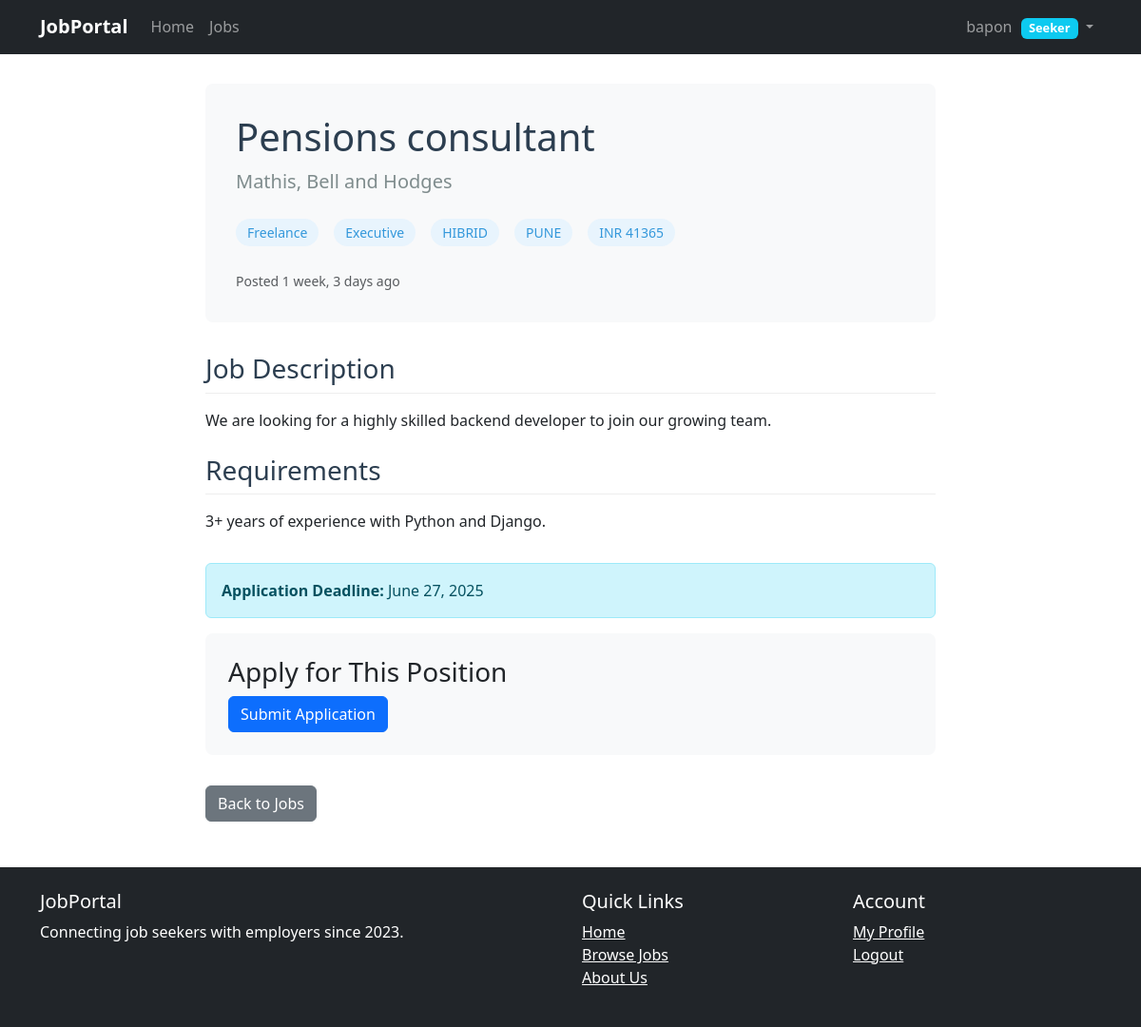
Page /jobs/pensions-consultant/ (signed in) on the committed database.
### profiles/models.py (models this page shows)
class Profile(models.Model):
    class Role(models.TextChoices):
        poster='POSTER',_('Poster')
        seeker='SEEKER',_('Seeker')
    user=models.OneToOneField(User,on_delete=models.CASCADE,related_name='Profile')
    role=models.CharField(choices=Role.choices,default=Role.seeker)

### jobs/models.py (models this page shows, shortened)
class Job(models.Model):
    class ExperienceLevel(models.TextChoices):
        ENTRY = 'ENTRY', _('Entry Level')
        MID = 'MID', _('Mid Level')
        SENIOR = 'SENIOR', _('Senior Level')
        LEAD = 'LEAD', _('Lead')
        EXECUTIVE = 'EXEC', _('Executive')
    class Mode(models.TextChoices):
        REMOTE = 'REMOTE', _('Remote')
        HIBRID = 'HIBRID', _('Hibrid')
        WORK_FROM_OFFICE = 'WORK FROM OFFICE', _('Work From Office')
    company_name=models.CharField(max_length=150,default='MicroSoft')
    poster = models.ForeignKey(User, on_delete=models.CASCADE, related_name='posted_jobs')
    title = models.CharField(max_length=200)
    slug=AutoSlugField(populate_from="title",unique=True)
    description = models.TextField()
    requirements = models.TextField()
    location = models.CharField(max_length=100,choices=Location.choices,default=Location.BENGALURU)
    salary = models.DecimalField(max_digits=10, decimal_places=2, null=True, blank=True)
    salary_currency = models.CharField(max_length=3, default='INR')
    category = models.CharField(max_length=100,choices=JobCategory.choices,default=JobCategory.SOFTWARE_ENGINEERING)
    job_type = models.CharField(max_length=100,choices=JobType.choices,default=JobType.FULL_TIME)
    experience_level = models.CharField(
        max_length=30,
        choices=ExperienceLevel.choices,
        default=ExperienceLevel.MID
    )
    mode=models.CharField(max_length=100,choices=Mode.choices,default=Mode.WORK_FROM_OFFICE)
    application_deadline = models.DateField(null=True, blank=True)
    is_active = models.BooleanField(default=True)
    created_at = models.DateTimeField(auto_now_add=True)
    updated_at = models.DateTimeField(auto_now=True)
    class Meta:
        ordering = ['-created_at']
        indexes = [
            models.Index(fields=['-created_at']),
            models.Index(fields=['is_active']),
        ]

### jobs/views.py (the view)
# urls.py: path('<slug:slug>/',JobDetailsView.as_view()),
class JobDetailsView(generic.DetailView):
    model=Job
    template_name='job/job_details.html'

### templates/job/job_details.html (shortened to what this page needs)
{% extends 'base.html' %}
{% load static %}
{% block content %}
<div class="job-detail-container">
    <div class="job-header">
        <h1 class="job-title">{{ job.title }}</h1>
        <p class="company-name">{{ job.company_name }}</p>
        <div class="job-meta">
            {% if job.job_type %}
                <span class="job-tag">{{ job.get_job_type_display }}</span>
            {% endif %}
            {% if job.experience_level %}
                <span class="job-tag">{{ job.get_experience_level_display }}</span>
            {% endif %}
            {% if job.mode %}
                <span class="job-tag">{{job.mode}}</span>
            {% endif %}
            {% if job.location %}
                <span class="job-tag"> {{ job.location }}</span>
            {% endif %}
            {% if job.salary %}
                <span class="job-tag job-salary">
                    {{ job.salary_currency }} {{ job.salary|floatformat:"0" }}
                </span>
            {% endif %}
        </div>
        <small class="text-muted">Posted {{ job.created_at|timesince }} ago</small>
    </div>
    <div class="job-content">
        {% if job.description %}
        <div class="job-section">
            <h3 class="job-section-title">Job Description</h3>
            <div>{{ job.description|linebreaks }}</div>
        </div>
        {% endif %}
        {% if job.requirements %}
        <div class="job-section">
            <h3 class="job-section-title">Requirements</h3>
            <div>{{ job.requirements|linebreaks }}</div>
        </div>
        {% endif %}
    </div>
    {% if job.application_deadline %}
    <div class="alert alert-info">
        <strong>Application Deadline:</strong> {{ job.application_deadline|date:"F j, Y" }}
    </div>
    {% endif %}
    <div class="apply-section">
        {% if user.is_authenticated %}
            {% if user.Profile.role == 'SEEKER' %}
                {% if not has_applied %}
                    <h3>Apply for This Position</h3>
                    <form method="post" enctype="multipart/form-data">
                        <button type="submit" class="btn btn-primary">Submit Application</button>
                    </form>
                {% else %}
                    <div class="alert alert-success">
                        You've already applied to this position on {{ application_date|date:"F j, Y" }}.
                        <a href="{% url 'jobs:my_applications' %}">View your applications</a>
                    </div>
                {% endif %}
            {% endif %}
        {% else %}
            <div class="alert alert-warning">
                Please <a href="{% url 'login' %}?next={% url 'jobs:detail' job.id %}">login</a> as a job seeker to apply.
            </div>
        {% endif %}
    </div>
    <div class="action-buttons">
        <a href="/jobs/" class="btn btn-secondary">Back to Jobs</a>
    </div>
</div>
{% endblock %}

### templates/base.html (shortened to what this page needs)
<!DOCTYPE html>
<html lang="en">
<head>
    <link href="https://cdn.jsdelivr.net/npm/bootstrap@5.3.0/dist/css/bootstrap.min.css" rel="stylesheet">
</head>
<body>
    <nav class="navbar navbar-expand-lg navbar-dark bg-dark fixed-top">
        <div class="container">
            <a class="navbar-brand" href="{% url 'home' %}">JobPortal</a>
            <div class="collapse navbar-collapse" id="navbarNav">
                <ul class="navbar-nav me-auto">
                    <li class="nav-item">
                        <a class="nav-link" href="{% url 'home' %}">Home</a>
                    </li>
                    <li class="nav-item">
                        <a class="nav-link" href="{% url 'jobs:list' %}">Jobs</a>
                    </li>
                </ul>
                <ul class="navbar-nav">
                    {% if user.is_authenticated %}
                        <li class="nav-item dropdown">
                            <a class="nav-link dropdown-toggle" href="#" id="navbarDropdown" role="button" data-bs-toggle="dropdown">
                                {% if user.first_name %}
                                    {{ user.first_name }} {{ user.last_name }}
                                {% else %}
                                    {{ user.username }}
                                {% endif %}
                                <span class="badge bg-info role-badge">
                                    {{ user.Profile.get_role_display }}
                                </span>
                            </a>
                        </li>
                    {% endif %}
                </ul>
            </div>
        </div>
    </nav>
    <div class="container mt-4">
        {% block content %}{% endblock %}
    </div>
    <footer class="bg-dark text-white mt-5">
        <div class="container py-4">
            <div class="row">
                <div class="col-md-6">
                    <h5>JobPortal</h5>
                    <p>Connecting job seekers with employers since 2023.</p>
                </div>
                <div class="col-md-3">
                    <h5>Quick Links</h5>
                    <ul class="list-unstyled">
                        <li><a href="#" class="text-white">Home</a></li>
                        <li><a href="#" class="text-white">Browse Jobs</a></li>
                        <li><a href="#" class="text-white">About Us</a></li>
                    </ul>
                </div>
                <div class="col-md-3">
                    <h5>Account</h5>
                    <ul class="list-unstyled">
                        {% if user.is_authenticated %}
                            <li><a href="#" class="text-white">My Profile</a></li>
                            <li><a href="/account/logout/" class="text-white">Logout</a></li>
                        {% else %}
                            <li><a href="{% url 'login' %}" class="text-white">Login</a></li>
                            <li><a href="{% url 'register' %}" class="text-white">Register</a></li>
                        {% endif %}
                    </ul>
                </div>
            </div>
        </div>
    </footer>
</body>
</html>

### templates/base.html (style rules this page uses)
body { padding-top: 56px; }
.navbar-brand { font-weight: bold; }
.role-badge { font-size: 0.8rem; vertical-align: middle; margin-left: 5px; }

### templates/job/job_details.html (style rules this page uses)
.job-detail-container { max-width: 800px; margin: 2rem auto; padding: 0 1rem; }
.job-header { background-color: #f8f9fa; padding: 2rem; border-radius: 8px; margin-bottom: 2rem; }
.job-title { color: #2c3e50; margin-bottom: 0.5rem; }
.company-name { color: #7f8c8d; font-size: 1.25rem; margin-bottom: 1.5rem; }
.job-meta { display: flex; gap: 1rem; margin-bottom: 1.5rem; flex-wrap: wrap; }
.job-tag { background-color: #e8f4fd; color: #3498db; padding: 0.25rem 0.75rem; border-radius: 50px; font-size: 0.875rem; }
.job-content { margin-bottom: 2rem; }
.job-section { margin-bottom: 1.5rem; }
.job-section-title { color: #2c3e50; border-bottom: 1px solid #eee; padding-bottom: 0.5rem; margin-bottom: 1rem; }
.apply-section { background-color: #f8f9fa; padding: 1.5rem; border-radius: 8px; }
.action-buttons { display: flex; gap: 1rem; margin-top: 2rem; }

### rows in the picture
Job: title "Pensions consultant", company_name "Mathis, Bell and Hodges", job_type "Freelance", experience_level "Executive", mode "HIBRID", location "PUNE", salary_currency "INR", salary "41365", created_at "1 week, 3 days", description "We are looking for a highly skilled backend developer to join our growing team.", requirements "3+ years of experience with Python and Django.", application_deadline "June 27, 2025"

### other values in the picture
{{ user.username }} "bapon"
{{ user.Profile.get_role_display }} "Seeker"
